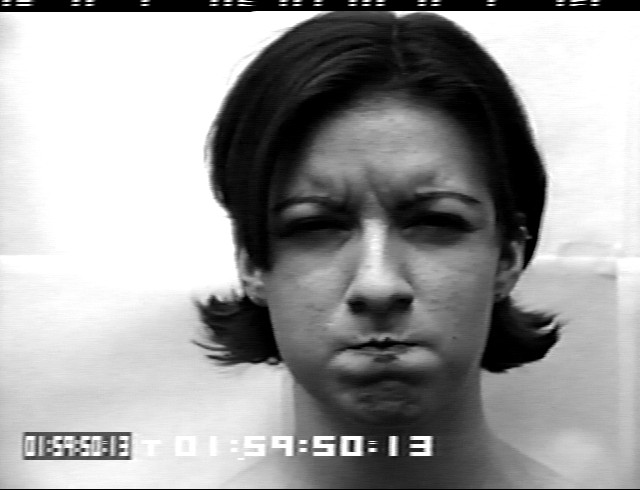
#> input picture p1.png, 640 x 490 px
$ jupyter execute --allow-errors Integrated_module.ipynb
#> lines starting #> are read from the running program, lines starting #| are printed output that depends on the picture; after the words box and inside, x2 and y2 are one past the last pixel; in counts of white or black regions, pixels touching at a corner belong together
### commonfunctions.py


import skimage.io as io
import matplotlib.pyplot as plt
import numpy as np
from skimage.exposure import histogram
from matplotlib.pyplot import bar
from skimage.color import rgb2gray,rgb2hsv
from skimage.transform import (hough_line, hough_line_peaks)

import matplotlib.pyplot as plt
from matplotlib import cm
import math


# Convolution:
from scipy.signal import convolve2d
from scipy import fftpack
import math

from skimage.util import random_noise
from skimage.filters import median
from skimage.feature import canny
from skimage.measure import label
from skimage.color import label2rgb
from sklearn import cluster
from skimage.filters import threshold_otsu


# Edges
from skimage.filters import sobel_h, sobel, sobel_v,roberts, prewitt

# Show the figures / plots inside the notebook
def show_images(images,titles=None):
    #This function is used to show image(s) with titles by sending an array of images and an array of associated titles.
    # images[0] will be drawn with the title titles[0] if exists
    # You aren't required to understand this function, use it as-is.
    n_ims = len(images)
    if titles is None: titles = ['(%d)' % i for i in range(1,n_ims + 1)]
    fig = plt.figure()
    n = 1
    for image,title in zip(images,titles):
        a = fig.add_subplot(1,n_ims,n)
        if image.ndim == 2:
            plt.gray()
        plt.imshow(image)
        a.set_title(title)
        n += 1
    fig.set_size_inches(np.array(fig.get_size_inches()) * n_ims)
    plt.show()


# [6 lines left out: function showHist, not called in this run]

### Integrated_module.ipynb
[cell 1]
from commonfunctions import *
from skimage import io
from skimage.color import rgb2gray
import matplotlib.pyplot as plt
import os
import numpy as np
import argparse
import cv2

[cell 2]
# Get user supplied values
imagePath = "p1.png"


# Create the haar cascade

faceCascade = cv2.CascadeClassifier(cv2.data.haarcascades + 'haarcascade_frontalface_default.xml')
# Read the image
image1= io.imread(imagePath)
#> image1 is the input picture: shape (490, 640); min 0, max 255, mean 157.1

image = cv2.imread(imagePath)

gray = cv2.cvtColor(image, cv2.COLOR_BGR2GRAY)

# Detect faces in the image
faces = faceCascade.detectMultiScale(gray,scaleFactor=1.1,minNeighbors=5,minSize=(30, 30),flags = cv2.CASCADE_SCALE_IMAGE)
#> faces = [[226, 107, 305, 305]]

#print("Found {0} faces!").format(len(faces))

# Draw a rectangle around the faces
for (x, y, w, h) in faces:
    cv2.rectangle(image, (x, y), (x+w, y+h), (0, 255, 0), 2)
#> this loop made 1 pass
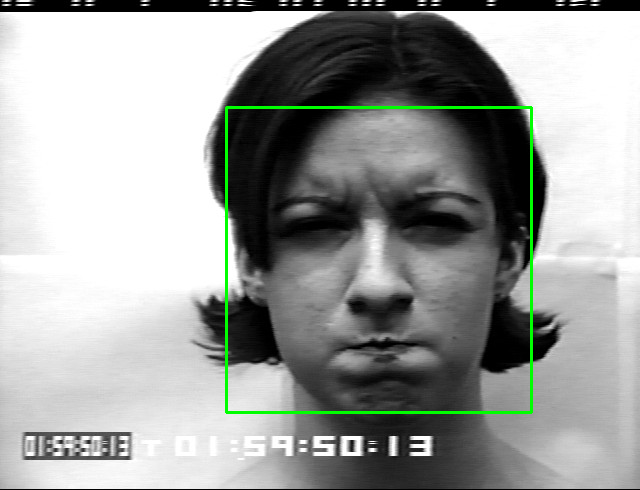
#> image: shape (490, 640, 3); 1.17% of pixels changed, all inside (x1, y1, x2, y2) = (225, 106, 533, 414)

show_images([image1,image],["Original Image","Faces found"])
#> in show_images, `n_ims = len(images)`: n_ims = 2
#> the loop in show_images, `for image,title in zip(images,titles):` made 2 passes
#> (title, n) on passes 1 to 2: ('Original Image', 2), ('Faces found', 3)
#> after the loop in show_images, `for image,title in zip(images,titles):`: n = 3
#> in show_images, `plt.show()`:
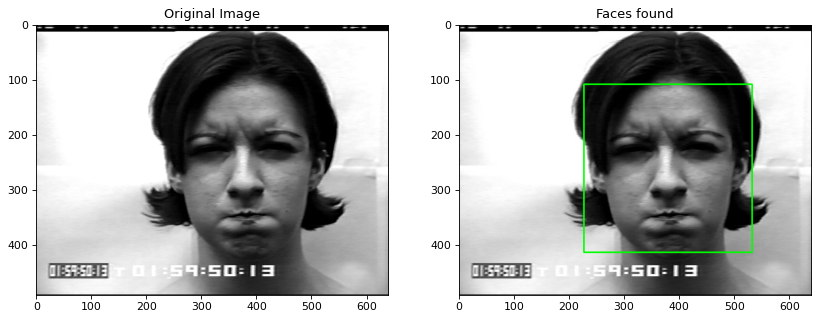
#> figure drawn by matplotlib, 2 panels

[cell 3]
from fer import FER
import matplotlib.pyplot as plt
img = plt.imread(imagePath)
#> img: shape (490, 640) float32; min 0, max 1, mean 0.616
#> (the rest of this cell did not finish here and is left out)

$ run again, with p2.png copied over p1.png
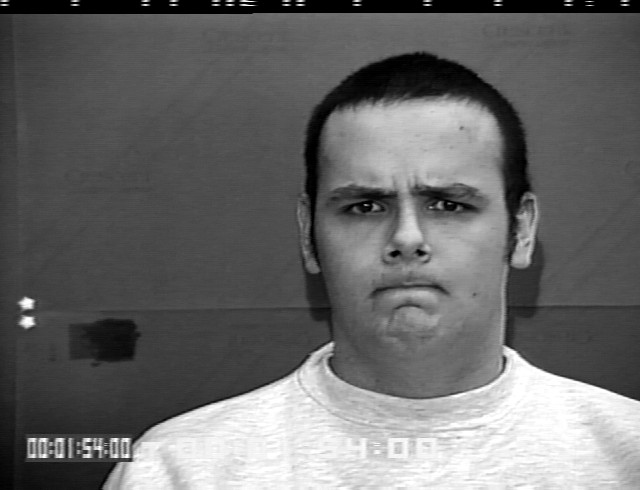
#> input picture p2.png, 640 x 490 px
#> image1 is the input picture: shape (490, 640); min 0, max 255, mean 105
#> faces = [[289, 114, 241, 241]]
#> the loop `for (x, y, w, h) in faces:` made 1 pass
#> after the loop `for (x, y, w, h) in faces:`:
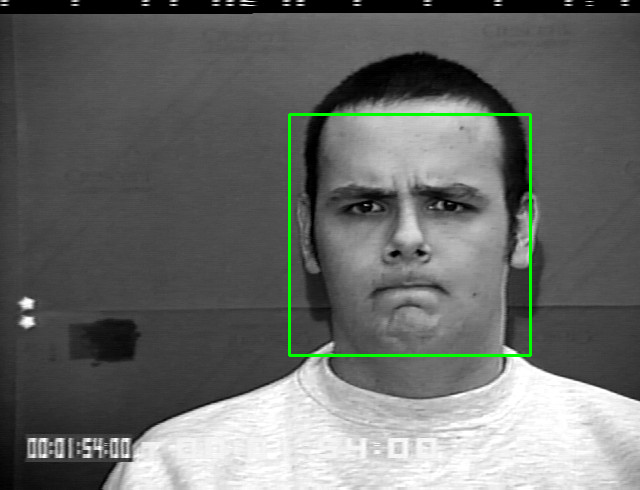
#> image: shape (490, 640, 3); 0.92% of pixels changed, all inside (x1, y1, x2, y2) = (288, 113, 532, 357)
#> n_ims = 2
#> the loop in show_images, `for image,title in zip(images,titles):` made 2 passes
#> (title, n) on passes 1 to 2: ('Original Image', 2), ('Faces found', 3)
#> after the loop in show_images, `for image,title in zip(images,titles):`: n = 3
#> in show_images, `plt.show()`:
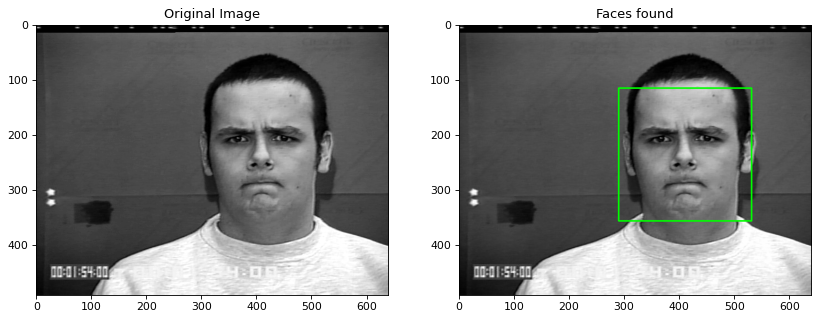
#> figure drawn by matplotlib, 2 panels
